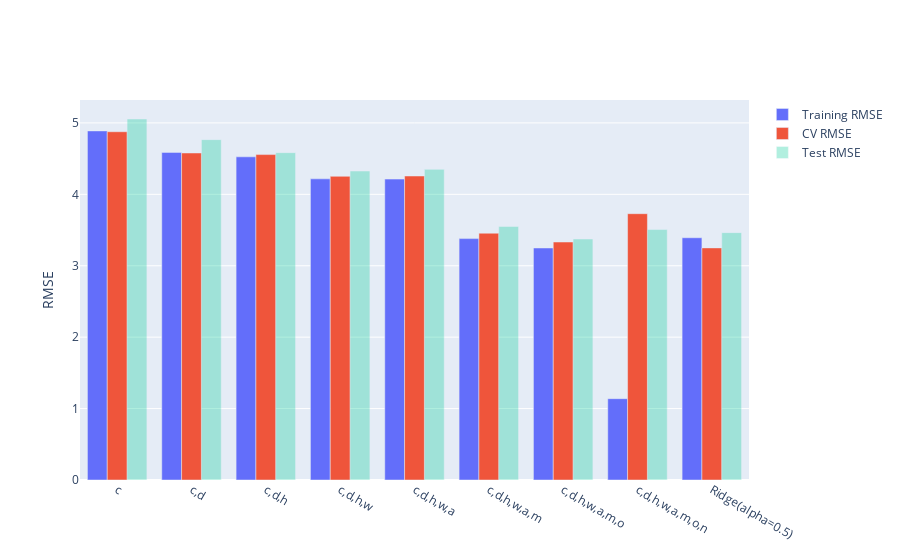

The cell this chart's notebook holds for it:
### Code cell
ridge_model.fit(tr, tr['mpg'])
models["Ridge(alpha=0.5)"] = ridge_model
compare_models(models)

### Figure 1 — Plotly figure (JSON) as saved in the notebook; plotly's stock layout.template omitted (floating-point values rounded to 4 significant figures)
{"data": [{"name": "Training RMSE", "type": "bar", "x": ["c", "c,d", "c,d,h", "c,d,h,w", "c,d,h,w,a", "c,d,h,w,a,m", "c,d,h,w,a,m,o", "c,d,h,w,a,m,o,n", "Ridge(alpha=0.5)"], "y": [4.888, 4.588, 4.525, 4.217, 4.214, 3.38, 3.249, 1.139, 3.392]}, {"name": "CV RMSE", "type": "bar", "x": ["c", "c,d", "c,d,h", "c,d,h,w", "c,d,h,w,a", "c,d,h,w,a,m", "c,d,h,w,a,m,o", "c,d,h,w,a,m,o,n", "Ridge(alpha=0.5)"], "y": [4.877, 4.579, 4.557, 4.253, 4.257, 3.456, 3.332, 3.729, 3.25]}, {"name": "Test RMSE", "opacity": 0.3, "type": "bar", "x": ["c", "c,d", "c,d,h", "c,d,h,w", "c,d,h,w,a", "c,d,h,w,a,m", "c,d,h,w,a,m,o", "c,d,h,w,a,m,o,n", "Ridge(alpha=0.5)"], "y": [5.055, 4.766, 4.584, 4.326, 4.35, 3.551, 3.375, 3.507, 3.464]}], "layout": {"autosize": true, "xaxis": {"autorange": true, "range": [-0.5, 8.5], "type": "category"}, "yaxis": {"autorange": true, "range": [0, 5.321], "title": {"text": "RMSE"}, "type": "linear"}}}
